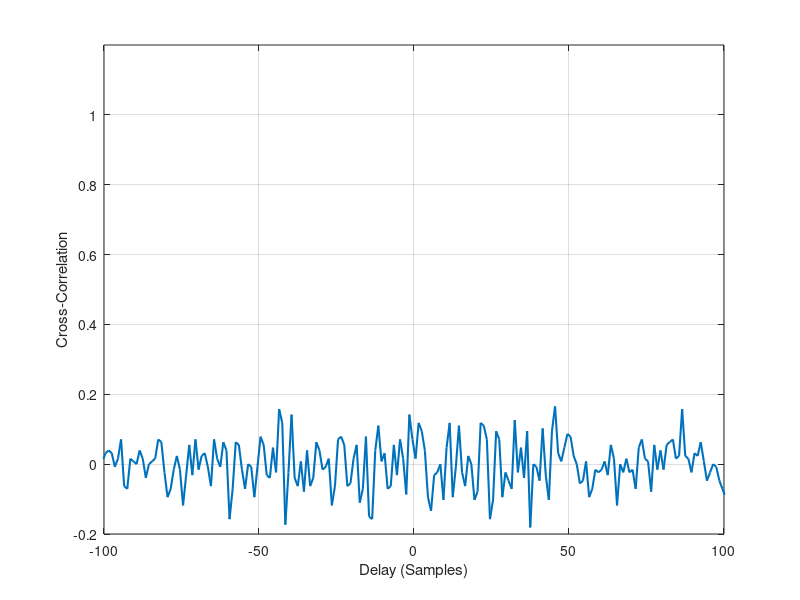

Source code (MATLAB):
%% Antenna gain for constant weighting with N=16 and d=\lambda/4
% 
% Copyright 2007 Telecommunications Lab
% $Revision: 1.0 $ $Date: 2007/06/21 12:45:07 $

%%
% 
clength=127;
lag=-(2*clength-1)/2:(2*clength-2)/2;

a1=zeros(1,7);
b1=zeros(1,7);

a1(1)=1;
b1(1)=1;

%% 
%%%%%%%%%%%%%%%%%%%%%%%%%%%%%%Gold Sequence gold1%%%%%%%%%%%%%%%%%%%%%%%%
% first PN-Sequence:
for n=1:120
a1(n+7)=rem(a1(n)+a1(n+3),2);
end;

% second PN-Sequence :
for n=1:120
b1(n+7)=rem(b1(n+1)+b1(n+2)+b1(n+3)+b1(n+4)+b1(n+5)+b1(n),2);
end;

% Gold code c:
gold1=rem(a1+b1,2);
gold1=2*gold1-1;

%%
%%%%%%%%%%%%%%%%%%%%%%%%%%%%%%%%%%%%%%%%%%%%%%%%%%%%%%%%%%%%%%%%%%%%%%%%%
%%%%%%%%%%%%%%%%%%%%%%%%%%%%%%%%Gold Sequence gold2%%%%%%%%%%%%%%%%%%%%%%%%
a2=zeros(1,7);
b2=zeros(1,7);

a2(1)=1;
b2(1)=1;
% first PN-Sequence:
for n=1:120
a2(n+7)=rem(a2(n)+a2(n+4),2);
end;

% second PN-Sequence :
for n=1:120
b2(n+7)=rem(b2(n+1)+b2(n+3)+b2(n+4)+b2(n+6)+b2(n),2);
end;

% Gold code c:
gold2=rem(a2+b2,2);
gold2=2*gold2-1;
%%%%%%%%%%%%%%%%%%%%%%%%%%%%%%%%%%%%%%%%%%%%%%%%%%%%%%%%%%%%%%%%%%%%%%%%%%%

%%
%%%%%%%%%%%%%%%%%%%%%Plotting the Autocorrelation%%%%%%%%%%%%%%%%%%%%%%%%
plot(lag,(xcorr(gold1,gold1,126))/clength,'Linewidth',1.5)
xlabel('Delay (Samples)');ylabel('Autocorrelation')
grid on;
axis([-100 100 -0.2 1.2])

%%
%%%%%%%%%%%%%%%%%%%%%Plotting the Cross-Correlation%%%%%%%%%%%%%%%%%%%%%%
plot(lag,(xcorr(gold1,gold2,126))/clength,'Linewidth',1.5)
xlabel('Delay (Samples)');ylabel('Cross-Correlation')
grid on;
axis([-100 100 -0.2 1.2])
